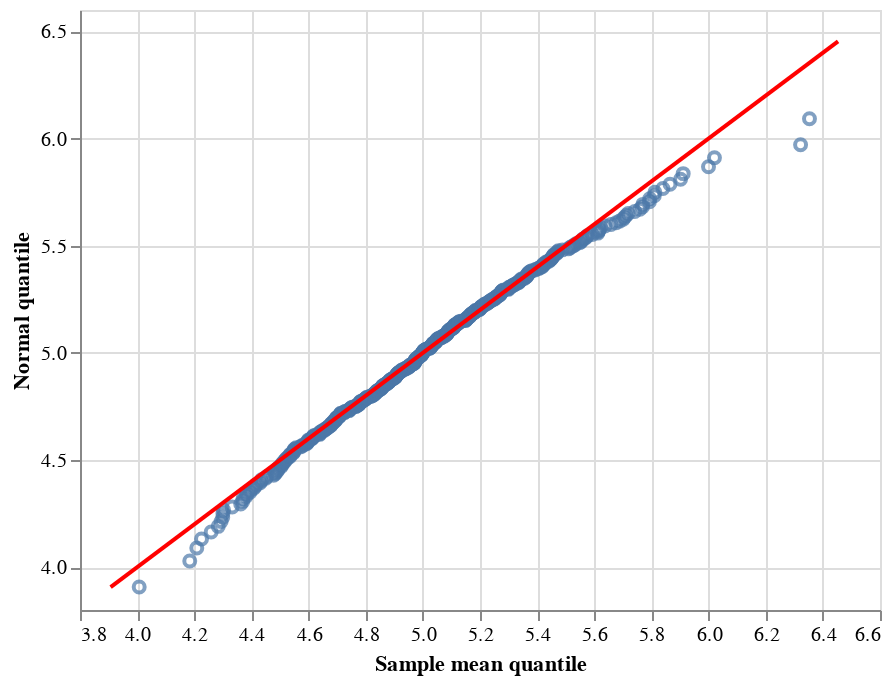

Notebook code cell kept with this figure:
### Code cell
unit_mesh = [1 - (1 / len(sample_means)) * ix - (0.5 / len(sample_means)) for ix in range(0,len(sample_means))]
quantile_vals = [stats.norm.isf(u, loc = 5, scale = clt_scale) for u in unit_mesh]
sample_means.sort()
quant_df = pd.DataFrame({
    "sample_means": sample_means,
    "quantiles": quantile_vals})

ab_lims = [min(sample_means)-0.1, max(sample_means)+0.1]
abline_df = pd.DataFrame({"x": ab_lims, "y": ab_lims})

quant_points = (alt
                   .Chart(quant_df)
                   .mark_point()
                   .encode(x =  alt.X('sample_means:Q',
                                      scale=alt.Scale(zero=False),
                                      title = "Sample mean quantile"),
                           y = alt.Y('quantiles:Q',
                                      scale=alt.Scale(zero=False),
                                      title = "Normal quantile")))

ab_line = (alt
          .Chart(abline_df)
          .mark_line(color = "red")
          .encode(x = "x", y = "y"))

quant_points + ab_line

### Figure 1 — Vega-Lite specification as saved in the notebook (floating-point values rounded to 4 significant figures; data arrays with more than 128 entries replaced by an {"elided": "..."} marker saying what was removed)
{"config": {"view": {"continuousWidth": 400, "continuousHeight": 300}}, "layer": [{"data": {"name": "data-9ec77bf0821ee9e3aa317f50d0955e9f"}, "mark": "point", "encoding": {"x": {"type": "quantitative", "field": "sample_means", "scale": {"zero": false}, "title": "Sample mean quantile"}, "y": {"type": "quantitative", "field": "quantiles", "scale": {"zero": false}, "title": "Normal quantile"}}}, {"data": {"name": "data-1e0bd227b6b1bfd22b0fe9308dbcc0da"}, "mark": {"type": "line", "color": "red"}, "encoding": {"x": {"type": "quantitative", "field": "x"}, "y": {"type": "quantitative", "field": "y"}}}], "$schema": "https://vega.github.io/schema/vega-lite/v4.8.1.json", "datasets": {"data-9ec77bf0821ee9e3aa317f50d0955e9f": {"elided": "500 records"}, "data-1e0bd227b6b1bfd22b0fe9308dbcc0da": [{"x": 3.907, "y": 3.907}, {"x": 6.453, "y": 6.453}]}}
